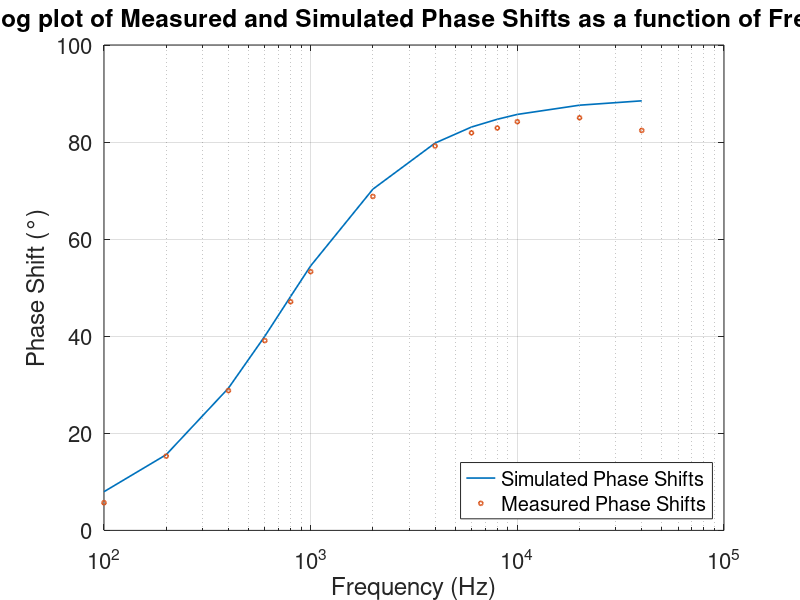

This figure's MATLAB source:
clear variables; % clear all variables
freq = [100, 200, 400, 600, 800, 1000, 2000, 4000, 6000, 8000, 10000, 20000, 40000];

sim = [7.97, 15.6, 29.3, 40, 48.2, 54.5, 70.3, 79.8, 83.1, 84.7, 85.7, 87.6, 88.5];
legendname1 = 'Simulated Phase Shifts';

meas = [5.7, 15.3, 28.8, 39.1, 47.1, 53.3, 68.8, 79.2, 81.9, 82.9, 84.2, 85, 82.4];
legendname2 = 'Measured Phase Shifts';

%% Plot on a semilog-x scale
FigHandle = figure('Position', [150, 75, 850, 600]); % create 2nd figure and set size and location
semilogx(freq, sim, '-', 'markersize', 3, 'linewidth', 1.2, 'displayname', legendname1);
hold on; % hold on for multiple plots
semilogx(freq, meas, 'o', 'markersize', 3, 'linewidth', 1.2, 'displayname', legendname2);
grid on; % turn on grid
set(gca, 'fontsize', 16); % set font size
legend show % show legend
legend('Location', 'southeast');
xlabel('Frequency (Hz)'); % label x-axis
ylabel('Phase Shift (°)'); % label y-axis
title('Semilog plot of Measured and Simulated Phase Shifts as a function of Frequency'); % add title

%% End of .m file
